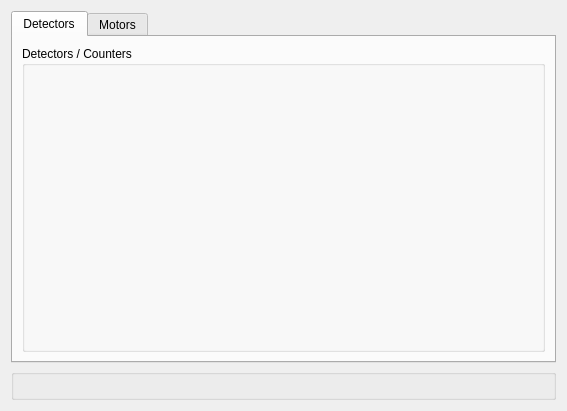
<?xml version="1.0" encoding="UTF-8"?>
<ui version="4.0">
 <class>Form</class>
 <widget class="QWidget" name="Form">
  <property name="geometry">
   <rect>
    <x>0</x>
    <y>0</y>
    <width>567</width>
    <height>411</height>
   </rect>
  </property>
  <property name="windowTitle">
   <string>Form</string>
  </property>
  <layout class="QVBoxLayout" name="verticalLayout">
   <item>
    <widget class="QTabWidget" name="device_type_tab_widget">
     <property name="currentIndex">
      <number>0</number>
     </property>
     <widget class="QWidget" name="detectors_tab">
      <attribute name="title">
       <string>Detectors</string>
      </attribute>
      <layout class="QGridLayout" name="gridLayout">
       <item row="0" column="0">
        <widget class="QGroupBox" name="counters_area">
         <property name="title">
          <string>Detectors / Counters</string>
         </property>
         <layout class="QGridLayout" name="gridLayout_2"/>
        </widget>
       </item>
      </layout>
     </widget>
     <widget class="QWidget" name="motors_tab">
      <attribute name="title">
       <string>Motors</string>
      </attribute>
      <layout class="QGridLayout" name="gridLayout_3">
       <item row="0" column="0">
        <widget class="QGroupBox" name="generic_area">
         <property name="title">
          <string/>
         </property>
         <layout class="QGridLayout" name="gridLayout_4"/>
        </widget>
       </item>
      </layout>
     </widget>
    </widget>
   </item>
   <item>
    <widget class="QGroupBox" name="main_counter_area">
     <property name="title">
      <string/>
     </property>
     <layout class="QHBoxLayout" name="horizontalLayout"/>
    </widget>
   </item>
  </layout>
 </widget>
 <resources/>
 <connections/>
</ui>
